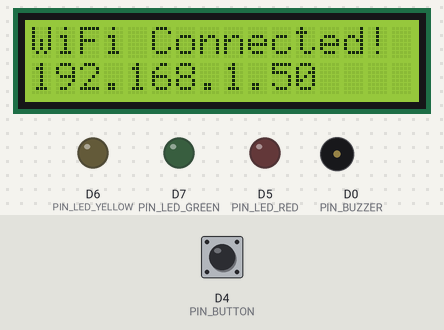
Bench run of a sketch on a simulated ESP8266 (NodeMCU). On the bench: 16×2 character LCD, output pins drawn as LEDs (lit = HIGH), buzzer (waves = sounding, pin HIGH). Dashed ring = blinking. The inputs (shaded band) are chosen by the test bench; at power-on: D4 (PIN_BUTTON) HIGH. WiFi joins after 1.5 s; servers stay silent unless stated; uploads are accepted with an empty reply; the local clock reads 2024-03-15 10:24:30 at power-on unless the sketch sets it; what the sketch prints to the serial monitor is not drawn.

Above: at 3.9 s.
6.7 s: D4 (PIN_BUTTON) pulled LOW for 0.15 s
At 7.07 s:
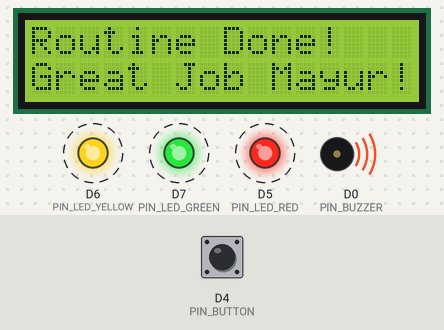
9.8 s: D4 (PIN_BUTTON) pulled LOW for 1 s
At 13.1 s:
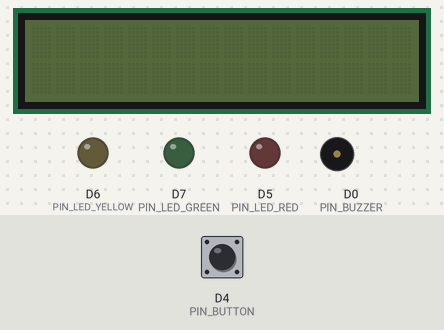
13.5 s: D4 (PIN_BUTTON) pulled LOW for 3.2 s
At 13.69 s:
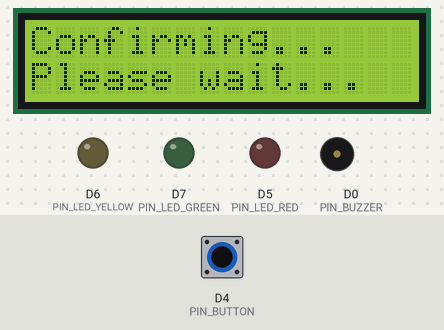
Timing chart, 0 to 16.5 s (numbered marks = the images above; inputs shaded):
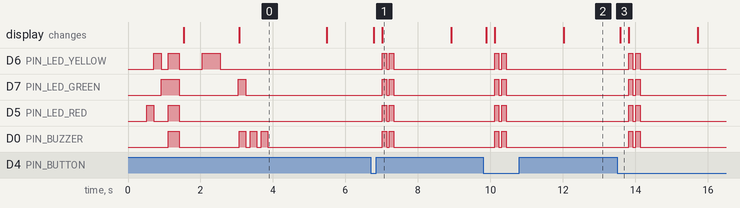

The sketch:

esp8266_smart_routine.ino
```cpp
/*
 * ======================================================================================
 * PROJECT: Smart Routine - Personal Lifestyle, Gym & Medicine Assistant
 * USER: Mayur (Daily Routine)
 * FIRMWARE: ESP8266 NodeMCU (I2C LCD + DS3231 RTC + 3 LEDs + Buzzer + Push Button)
 * ======================================================================================
 *
 * ---------------- COMPLETE PIN CONFIGURATION ----------------
 * Component          | ESP8266 Pin | Wiring Details
 * -------------------+-------------+---------------------------------------------------
 * LCD SDA            | D2 (GPIO 4) | 16x2 I2C LCD SDA
 * LCD SCL            | D1 (GPIO 5) | 16x2 I2C LCD SCL
 * RTC SDA            | D2 (GPIO 4) | DS3231 RTC SDA (Shared with LCD SDA on D2)
 * RTC SCL            | D1 (GPIO 5) | DS3231 RTC SCL (Shared with LCD SCL on D1)
 * RTC & LCD VCC      | 3V3         | 3.3V Power
 * RTC & LCD GND      | GND         | Common Ground
 * Buzzer +           | D0 (GPIO 16)| Positive (+) leg to D0
 * Buzzer -           | GND         | Negative (-) leg to GND
 * 🔴 RED LED +       | D5 (GPIO 14)| Anode (+) through 220Ω to D5 (1st Medicine - Slot 1)
 * 🟡 YELLOW LED +    | D6 (GPIO 12)| Anode (+) through 220Ω to D6 (2nd Medicine - Slot 2)
 * 🟢 GREEN LED +     | D7 (GPIO 13)| Anode (+) through 220Ω to D7 (3rd Medicine - Slot 3)
 * सर्व LEDs - (Cathode)| GND        | Cathode (-) legs of all 3 LEDs to Common GND
 * Push Button        | D4 & GND    | Pin 1 to D4 (GPIO 2), Pin 2 to GND (INPUT_PULLUP)
 * ======================================================================================
 */

#include <ESP8266WiFi.h>
#include <ESP8266HTTPClient.h>
#include <WiFiClient.h>
#include <ArduinoJson.h>
#include <Wire.h>
#include <LiquidCrystal_I2C.h>
#include <RTClib.h>

// ---------------- Wi-Fi आणि SERVER सेटिंग्ज ----------------
// येथे तुमच्या मोबाईल हॉटस्पॉट किंवा Wi-Fi चे नाव आणि पासवर्ड टाका:
const char* WIFI_SSID     = "YOUR_WIFI_NAME";
const char* WIFI_PASSWORD = "YOUR_WIFI_PASSWORD";

// लॅपटॉप किंवा सर्व्हरचा IP पत्ता (Server URL):
const char* SERVER_BASE   = "http://10.99.33.207:5001";
const char* DEVICE_ID     = "ESP8266-SR-01";

// ---------------- पिन व्याख्या (NodeMCU Board Pins) ----------------
#ifndef D0
#define D0 16
#define D1 5
#define D2 4
#define D3 0
#define D4 2
#define D5 14
#define D6 12
#define D7 13
#endif

#define PIN_BUZZER       D0  // D0 (GPIO 16) -> Buzzer +
#define PIN_LCD_SCL      D1  // D1 (GPIO 5)  -> LCD SCL & RTC SCL
#define PIN_LCD_SDA      D2  // D2 (GPIO 4)  -> LCD SDA & RTC SDA
#define PIN_BUTTON       D4  // D4 (GPIO 2)  -> Push Button (D4 आणि GND)
#define PIN_LED_RED      D5  // D5 (GPIO 14) -> 🔴 RED LED (1st Medicine / Slot 1)
#define PIN_LED_YELLOW   D6  // D6 (GPIO 12) -> 🟡 YELLOW LED (2nd Medicine / Slot 2)
#define PIN_LED_GREEN    D7  // D7 (GPIO 13) -> 🟢 GREEN LED (3rd Medicine / Slot 3)

// ---------------- BUZZER TYPE ----------------
bool IS_ACTIVE_BUZZER = true;

// ---------------- Hardware Objects ----------------
LiquidCrystal_I2C lcd(0x27, 16, 2); // बहुतांश I2C LCD चा पत्ता 0x27 किंवा 0x3F असतो
RTC_DS3231 rtc;
WiFiClient wifiClient;

// ---------------- State Variables ----------------
bool rtcDetected = false;
bool isAlertActive = false;
bool alertLedRed = false;    // 1st Medicine (Slot 1)
bool alertLedYellow = false; // 2nd Medicine (Slot 2)
bool alertLedGreen = false;  // 3rd Medicine (Slot 3)
String activeReminderIds = "";
String activeRoutineName = "";
unsigned long lastPollTime = 0;
const unsigned long POLL_INTERVAL_MS = 3000; // दर ३ सेकंदांनी सर्व्हर तपासणे
unsigned long lastBlinkTime = 0;
bool ledToggle = false;

// ---------------- Buzzer Drivers ----------------
void buzzerOn() {
  if (IS_ACTIVE_BUZZER) {
    digitalWrite(PIN_BUZZER, HIGH);
  } else {
    tone(PIN_BUZZER, 2500);
  }
}

void buzzerOff() {
  if (IS_ACTIVE_BUZZER) {
    digitalWrite(PIN_BUZZER, LOW);
  } else {
    noTone(PIN_BUZZER);
  }
  digitalWrite(PIN_BUZZER, LOW);
}

// ---------------- All LEDs Helper ----------------
void allLedsOff() {
  digitalWrite(PIN_LED_RED, LOW);
  digitalWrite(PIN_LED_YELLOW, LOW);
  digitalWrite(PIN_LED_GREEN, LOW);
}

// ---------------- LCD Display Helpers ----------------
void updateLCD(String line1, String line2) {
  lcd.backlight();
  lcd.clear();
  lcd.setCursor(0, 0);
  lcd.print(line1.substring(0, 16));
  lcd.setCursor(0, 1);
  lcd.print(line2.substring(0, 16));
}

void turnLcdOff() {
  lcd.clear();
  lcd.noBacklight();
}

// ---------------- Sound Alert Chimes ----------------
void triggerBuzzerChime() {
  for (int i = 0; i < 3; i++) {
    if (alertLedRed) digitalWrite(PIN_LED_RED, HIGH);
    if (alertLedYellow) digitalWrite(PIN_LED_YELLOW, HIGH);
    if (alertLedGreen) digitalWrite(PIN_LED_GREEN, HIGH);
    buzzerOn();
    delay(180);
    buzzerOff();
    allLedsOff();
    delay(120);
  }
}

// ---------------- Server वरून Routine तपासणे ----------------
void checkRoutineStatus() {
  if (WiFi.status() != WL_CONNECTED) {
    return;
  }

  HTTPClient http;
  String url = String(SERVER_BASE) + "/api/esp8266/check?deviceId=" + String(DEVICE_ID);

  http.begin(wifiClient, url);
  int httpCode = http.GET();

  if (httpCode == HTTP_CODE_OK) {
    String payload = http.getString();

    StaticJsonDocument<768> doc;
    DeserializationError error = deserializeJson(doc, payload);

    if (!error) {
      // 1. Sync RTC from server time if available (Once every hour)
      static unsigned long lastRtcSync = 0;
      if (rtcDetected && (millis() - lastRtcSync > 3600000 || lastRtcSync == 0)) {
        if (doc.containsKey("timeComponents")) {
          int y = doc["timeComponents"]["year"];
          int m = doc["timeComponents"]["month"];
          int d = doc["timeComponents"]["day"];
          int h = doc["timeComponents"]["hour"];
          int min = doc["timeComponents"]["minute"];
          int s = doc["timeComponents"]["second"];
          if (y >= 2024) {
            rtc.adjust(DateTime(y, m, d, h, min, s));
            lastRtcSync = millis();
            Serial.printf("⏰ [RTC] Auto-synced with Server: %02d:%02d:%02d\n", h, min, s);
          }
        }
      }

      // 2. Process Routine Alert State
      bool active = doc["active"] | false;
      String line1 = doc["lcdLine1"] | "Smart Routine";
      String line2 = doc["lcdLine2"] | "Ready";

      if (active) {
        // औषध १ (Slot 1) -> 🔴 RED LED (D5)
        // औषध २ (Slot 2) -> 🟡 YELLOW LED (D6)
        // औषध ३ (Slot 3) -> 🟢 GREEN LED (D7)
        alertLedRed = doc["led1"] | false;
        alertLedYellow = doc["led2"] | false;
        alertLedGreen = doc["led3"] | false;

        // Backward compatibility if single compartment was sent
        if (!alertLedRed && !alertLedYellow && !alertLedGreen) {
          int comp = doc["compartment"] | 1;
          if (comp == 1) alertLedRed = true;
          else if (comp == 2) alertLedYellow = true;
          else if (comp == 3) alertLedGreen = true;
          else alertLedRed = true;
        }

        // Collect reminder IDs
        if (doc.containsKey("reminderIds")) {
          activeReminderIds = "";
          JsonArray rIds = doc["reminderIds"].as<JsonArray>();
          for (size_t i = 0; i < rIds.size(); i++) {
            if (i > 0) activeReminderIds += ",";
            activeReminderIds += rIds[i].as<String>();
          }
        } else {
          activeReminderIds = doc["reminderId"] | "";
        }

        activeRoutineName = doc["routineName"] | "Routine Alert";

        if (!isAlertActive) {
          isAlertActive = true;
          Serial.printf("\n🔔 [ALERT] Reminder Time Matched! [🔴 Red(D5):%s, 🟡 Yellow(D6):%s, 🟢 Green(D7):%s] - %s\n",
                        alertLedRed ? "ON" : "OFF",
                        alertLedYellow ? "ON" : "OFF",
                        alertLedGreen ? "ON" : "OFF",
                        activeRoutineName.c_str());
          updateLCD(line1, line2);
          triggerBuzzerChime();
        }
      } else {
        // Routine चा टाईम नसेल किंवा संपला असेल तर LCD, LEDs आणि Buzzer पूर्ण बंद (Dark Mode)
        if (isAlertActive) {
          isAlertActive = false;
          alertLedRed = false;
          alertLedYellow = false;
          alertLedGreen = false;
          activeReminderIds = "";
          buzzerOff();
          allLedsOff();
          turnLcdOff();
          Serial.println("💤 Routine alert ended. LCD & LEDs turned OFF (Dark Mode).");
        }
      }
    }
  }
  http.end();
}

// ---------------- पुश बटण (D4) दाबल्यावर Routine Confirm करणे ----------------
void sendButtonConfirmation() {
  if (WiFi.status() != WL_CONNECTED) return;

  Serial.println("\n👉 [BUTTON D4] Push Button Pressed! Confirming Routine...");
  updateLCD("Confirming...", "Please wait...");

  HTTPClient http;
  String url = String(SERVER_BASE) + "/api/esp8266/confirm";
  http.begin(wifiClient, url);
  http.addHeader("Content-Type", "application/json");

  StaticJsonDocument<384> postDoc;
  postDoc["deviceId"] = DEVICE_ID;
  if (activeReminderIds.length() > 0) {
    postDoc["reminderId"] = activeReminderIds;
    postDoc["routineId"] = activeReminderIds;
  }
  postDoc["buttonPressed"] = true;

  String jsonBody;
  serializeJson(postDoc, jsonBody);

  int httpCode = http.POST(jsonBody);

  if (httpCode == HTTP_CODE_OK) {
    Serial.println("✅ [SUCCESS] Routine confirmed on server!");
    updateLCD("Routine Done!", "Great Job Mayur!");

    // Stop ongoing alert alarm immediately
    isAlertActive = false;
    alertLedRed = false;
    alertLedYellow = false;
    alertLedGreen = false;
    activeReminderIds = "";
    buzzerOff();
    allLedsOff();

    // Two short confirmation chimes
    for (int i = 0; i < 2; i++) {
      digitalWrite(PIN_LED_RED, HIGH);
      digitalWrite(PIN_LED_YELLOW, HIGH);
      digitalWrite(PIN_LED_GREEN, HIGH);
      buzzerOn();
      delay(120);
      buzzerOff();
      allLedsOff();
      delay(80);
    }

    delay(1500);  // 1.5 सेकंद संदेश दाखवून लगेच LCD OFF करणे
    turnLcdOff(); // LCD पुन्हा पूर्णपणे OFF (Dark Mode)
    Serial.println("💤 Button acknowledged. LCD backlight & LEDs are now OFF.");
  } else {
    updateLCD("Server Error", "Try Again");
    delay(1500);
    turnLcdOff();
  }
  http.end();
}

// ---------------- SETUP FUNCTION ----------------
void setup() {
  Serial.begin(115200);
  delay(500);

  Serial.println("\n=======================================================");
  Serial.println("⚡ Smart Routine - NodeMCU ESP8266 Initializing...");
  Serial.println("=======================================================");

  // Pin Modes Setup
  pinMode(PIN_BUTTON, INPUT_PULLUP);    // D4 Push Button (D4 आणि GND)
  pinMode(PIN_BUZZER, OUTPUT);          // D0 Buzzer
  pinMode(PIN_LED_RED, OUTPUT);         // D5 🔴 Red LED (1st Medicine)
  pinMode(PIN_LED_YELLOW, OUTPUT);      // D6 🟡 Yellow LED (2nd Medicine)
  pinMode(PIN_LED_GREEN, OUTPUT);       // D7 🟢 Green LED (3rd Medicine)

  buzzerOff();
  allLedsOff();

  // 1. HARDWARE BOOT SELF-TEST (Sequentially tests Red, Yellow, Green LEDs & Buzzer)
  Serial.println("[TEST] Testing LEDs & Buzzer...");
  digitalWrite(PIN_LED_RED, HIGH); delay(200); digitalWrite(PIN_LED_RED, LOW);
  digitalWrite(PIN_LED_YELLOW, HIGH); delay(200); digitalWrite(PIN_LED_YELLOW, LOW);
  digitalWrite(PIN_LED_GREEN, HIGH); delay(200); digitalWrite(PIN_LED_GREEN, LOW);

  digitalWrite(PIN_LED_RED, HIGH);
  digitalWrite(PIN_LED_YELLOW, HIGH);
  digitalWrite(PIN_LED_GREEN, HIGH);
  buzzerOn(); delay(300); buzzerOff();
  allLedsOff();
  Serial.println("[TEST] Hardware Boot Self-Test Complete!\n");

  // 2. I2C Bus Initialize: SDA=D2, SCL=D1 (Shared for both LCD & RTC)
  Wire.begin(PIN_LCD_SDA, PIN_LCD_SCL);

  lcd.init();
  lcd.backlight();
  updateLCD("Smart Routine", "Starting RTC...");

  // Initialize DS3231 RTC
  if (rtc.begin()) {
    rtcDetected = true;
    Serial.println("✅ [RTC] DS3231 RTC Module detected & running!");
    if (rtc.lostPower()) {
      rtc.adjust(DateTime(F(__DATE__), F(__TIME__)));
    }
    DateTime now = rtc.now();
    Serial.printf("⏰ [RTC] Time: %04d-%02d-%02d %02d:%02d:%02d\n",
                  now.year(), now.month(), now.day(), now.hour(), now.minute(), now.second());
  } else {
    Serial.println("⚠️ [RTC] RTC Module NOT detected on I2C (Check D1/D2 connections)");
  }

  // 3. Wi-Fi Connection
  updateLCD("Smart Routine", "Connecting WiFi...");
  Serial.print("Connecting to Wi-Fi: ");
  Serial.println(WIFI_SSID);
  WiFi.mode(WIFI_STA);
  WiFi.begin(WIFI_SSID, WIFI_PASSWORD);

  int attempts = 0;
  while (WiFi.status() != WL_CONNECTED && attempts < 25) {
    delay(500);
    Serial.print(".");
    digitalWrite(PIN_LED_YELLOW, !digitalRead(PIN_LED_YELLOW)); // Blink Yellow LED while connecting
    attempts++;
  }
  allLedsOff();

  if (WiFi.status() == WL_CONNECTED) {
    Serial.println("\n✅ Wi-Fi Connected!");
    Serial.print("ESP8266 IP Address: ");
    Serial.println(WiFi.localIP());

    digitalWrite(PIN_LED_GREEN, HIGH);
    updateLCD("WiFi Connected!", WiFi.localIP().toString());
    triggerBuzzerChime();
    delay(1500);
    allLedsOff();
  } else {
    updateLCD("WiFi Failed", "Offline Mode");
    delay(1500);
  }

  // Standby Sleep: Routine चा टाईम येईपर्यंत LCD पूर्णपणे बंद (Dark Mode) ठेवणे
  turnLcdOff();
  Serial.println("💤 [STANDBY] LCD is now OFF. Will automatically turn ON only when routine time arrives!");
}

// ---------------- MAIN LOOP ----------------
void loop() {
  // 1. Check Push Button on D4 (Active LOW due to INPUT_PULLUP)
  if (digitalRead(PIN_BUTTON) == LOW) {
    delay(50); // Debounce delay
    if (digitalRead(PIN_BUTTON) == LOW) {
      sendButtonConfirmation();
      while (digitalRead(PIN_BUTTON) == LOW) {
        delay(20);
      }
    }
  }

  // 2. Alert LEDs & Buzzer pulsing when routine reminder is active
  if (isAlertActive) {
    if (millis() - lastBlinkTime > 500) {
      lastBlinkTime = millis();
      ledToggle = !ledToggle;

      if (ledToggle) {
        // औषध १ ची वेळ असेल तर 🔴 RED LED ब्लिंक होईल
        if (alertLedRed) digitalWrite(PIN_LED_RED, HIGH);
        // औषध २ ची वेळ असेल तर 🟡 YELLOW LED ब्लिंक होईल
        if (alertLedYellow) digitalWrite(PIN_LED_YELLOW, HIGH);
        // औषध ३ ची वेळ असेल तर 🟢 GREEN LED ब्लिंक होईल
        if (alertLedGreen) digitalWrite(PIN_LED_GREEN, HIGH);

        buzzerOn();
        delay(180); // 180ms audible beep
        buzzerOff();
      } else {
        allLedsOff();
      }
    }
  }

  // 3. Periodic Poll from Server (every 3 seconds)
  // जेव्हा वेळ मॅच होईल, तेव्हा checkRoutineStatus() आपोआप LCD आणि संबंधित LED चालू करेल.
  if (millis() - lastPollTime > POLL_INTERVAL_MS) {
    lastPollTime = millis();
    checkRoutineStatus();
  }

  yield();
}
```

Measured:
- after the input at 6.7 s, D6 (PIN_LED_YELLOW), D7 (PIN_LED_GREEN), D5 (PIN_LED_RED), D0 (PIN_BUZZER): alternates HIGH for 0.12 s and LOW for 0.08 s, 4 changes in all, then stays LOW, starting after 0.31 s; the display: first changes after 0.08 s (image 1 shows a later state)
- after the input at 9.8 s, D6 (PIN_LED_YELLOW), D7 (PIN_LED_GREEN), D5 (PIN_LED_RED), D0 (PIN_BUZZER): alternates HIGH for 0.12 s and LOW for 0.08 s, 4 changes in all, then stays LOW, starting after 0.31 s; the display: first changes after 0.08 s (image 2 shows a later state)
- after the input at 13.5 s, D6 (PIN_LED_YELLOW), D7 (PIN_LED_GREEN), D5 (PIN_LED_RED), D0 (PIN_BUZZER): alternates HIGH for 0.12 s and LOW for 0.08 s, 4 changes in all, then stays LOW, starting after 0.31 s; the display: changes after 0.08 s (image 3)
- what the display in image 0 shows lasts 2.4 s, from 3.1 s to 5.5 s
